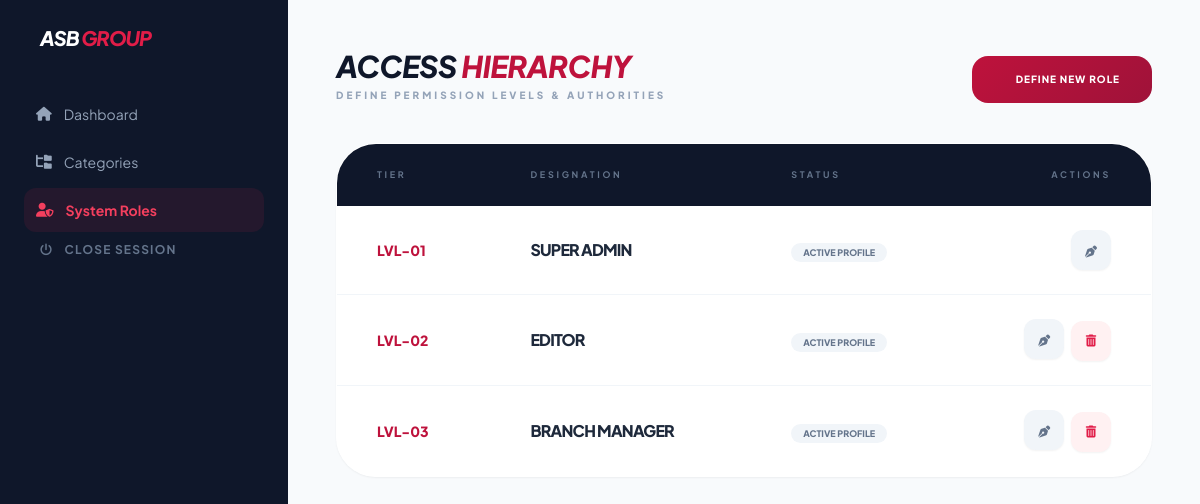
The app's page /role_mgmt.php (signed in) with its own data.
### tables this page shows
CREATE TABLE `roles` (
  `id` int(11) NOT NULL,
  `role_name` varchar(50) NOT NULL
);

### role_mgmt.php (the view, shortened to what this page needs)
<?php
$conn = new mysqli("localhost", "root", "", "asb_file_system");
$conn->set_charset("utf8mb4");
$roles = $conn->query("SELECT * FROM roles ORDER BY id ASC");
?>
<!DOCTYPE html>
<html lang="en">
<head>
    <script src="https://cdn.tailwindcss.com"></script>
    <link rel="stylesheet" href="https://cdnjs.cloudflare.com/ajax/libs/animate.css/4.1.1/animate.min.css"/>
    <link rel="stylesheet" href="https://cdnjs.cloudflare.com/ajax/libs/font-awesome/6.4.0/css/all.min.css"/>
</head>
<body class="flex">
    <div class="sidebar w-72 min-h-screen text-slate-400 p-6 hidden lg:block sticky top-0">
        <div class="mb-10 px-4">
            <h1 class="text-xl font-black text-white italic tracking-tighter">ASB <span class="text-rose-600">GROUP</span></h1>
        </div>
        <nav class="space-y-1">
            <a href="dashboard.php" class="flex items-center gap-3 p-3 rounded-xl hover:bg-white/5 transition text-sm"><i class="fa-solid fa-house"></i> Dashboard</a>
            <a href="category_mgmt.php" class="flex items-center gap-3 p-3 rounded-xl hover:bg-white/5 transition text-sm"><i class="fa-solid fa-folder-tree"></i> Categories</a>
            <a href="role_mgmt.php" class="flex items-center gap-3 p-3 bg-rose-600/10 text-rose-500 rounded-xl font-bold transition text-sm"><i class="fa-solid fa-user-shield"></i> System Roles</a>
            <div class="mt-20 px-4">
                <a href="logout.php" class="text-xs font-bold uppercase tracking-widest text-slate-500 hover:text-rose-500 transition"><i class="fa-solid fa-power-off mr-2"></i> Close Session</a>
            </div>
        </nav>
    </div>
    <main class="flex-1 p-8 lg:p-12">
        <div class="flex justify-between items-end mb-10">
            <div class="animate__animated animate__fadeInLeft">
                <h2 class="text-3xl font-black text-slate-900 tracking-tight uppercase italic">Access <span class="text-rose-700">Hierarchy</span></h2>
                <p class="text-slate-400 text-[10px] font-black tracking-[0.3em] mt-1 uppercase">Define Permission Levels & Authorities</p>
            </div>
            <button onclick="openRoleModal()" class="crimson-btn text-white px-8 py-4 rounded-2xl text-[10px] font-black uppercase tracking-widest flex items-center gap-3">
                <i class="fa-solid fa-shield-plus"></i> Define New Role
            </button>
        </div>
        <div class="glass-panel rounded-[2.5rem] shadow-sm overflow-hidden animate__animated animate__fadeInUp">
            <table class="w-full text-left">
                <thead>
                    <tr class="bg-slate-900 text-[9px] font-black text-slate-500 uppercase tracking-[0.3em]">
                        <th class="px-10 py-6">Tier</th>
                        <th class="px-10 py-6">Designation</th>
                        <th class="px-10 py-6">Status</th>
                        <th class="px-10 py-6 text-right">Actions</th>
                    </tr>
                </thead>
                <tbody class="divide-y divide-slate-100">
                    <?php while($row = $roles->fetch_assoc()): ?>
                    <tr class="hover:bg-slate-50 transition group">
                        <td class="px-10 py-6 font-black text-rose-700 text-sm">LVL-<?php echo str_pad($row['id'], 2, '0', STR_PAD_LEFT); ?></td>
                        <td class="px-10 py-6"><span class="font-extrabold text-slate-800 uppercase tracking-tighter text-base"><?php echo $row['role_name']; ?></span></td>
                        <td class="px-10 py-6"><span class="px-3 py-1 bg-slate-100 text-slate-500 text-[9px] font-black rounded-full uppercase">Active Profile</span></td>
                        <td class="px-10 py-6 text-right space-x-1">
                            <button onclick='editRole(<?php echo json_encode($row); ?>)' class="w-10 h-10 rounded-xl bg-slate-100 text-slate-500 hover:bg-slate-900 hover:text-white transition shadow-sm">
                                <i class="fa-solid fa-pen-nib text-xs"></i>
                            </button>
                            <?php if($row['id'] != 1): ?>
                            <button onclick="confirmDelete(<?php echo $row['id']; ?>)" class="inline-flex items-center justify-center w-10 h-10 rounded-xl bg-rose-50 text-rose-600 hover:bg-rose-600 hover:text-white transition shadow-sm">
                                <i class="fa-solid fa-trash-can text-xs"></i>
                            </button>
                            <?php endif; ?>
                        </td>
                    </tr>
                    <?php endwhile; ?>
                </tbody>
            </table>
        </div>
    </main>
</body>
</html>

### role_mgmt.php (style rules this page uses)
body { font-family: 'Plus Jakarta Sans', sans-serif; background: #f8fafc; }
.glass-panel { background: rgba(255, 255, 255, 0.9); backdrop-filter: blur(10px); border: 1px solid rgba(255,255,255,0.7); }
.sidebar { background: #0f172a; }
.crimson-btn { background: linear-gradient(135deg, #be123c 0%, #9f1239 100%); transition: all 0.4s cubic-bezier(0.4, 0, 0.2, 1); }

### records on screen
roles: id "01", role_name "SUPER ADMIN"
roles: id "02", role_name "EDITOR"
roles: id "03", role_name "BRANCH MANAGER"
